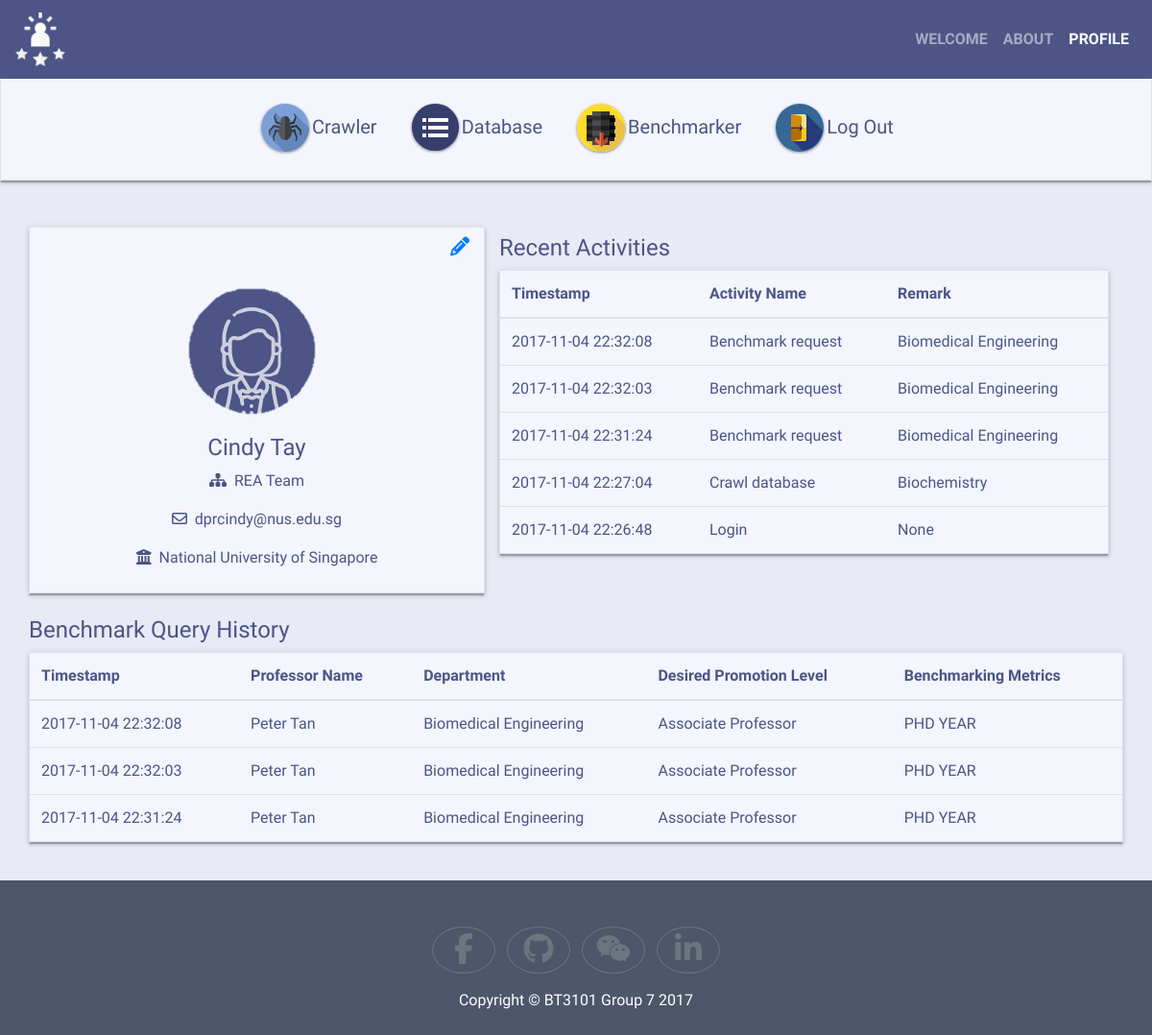
Page /profile/ (signed in) on the earlier database version.
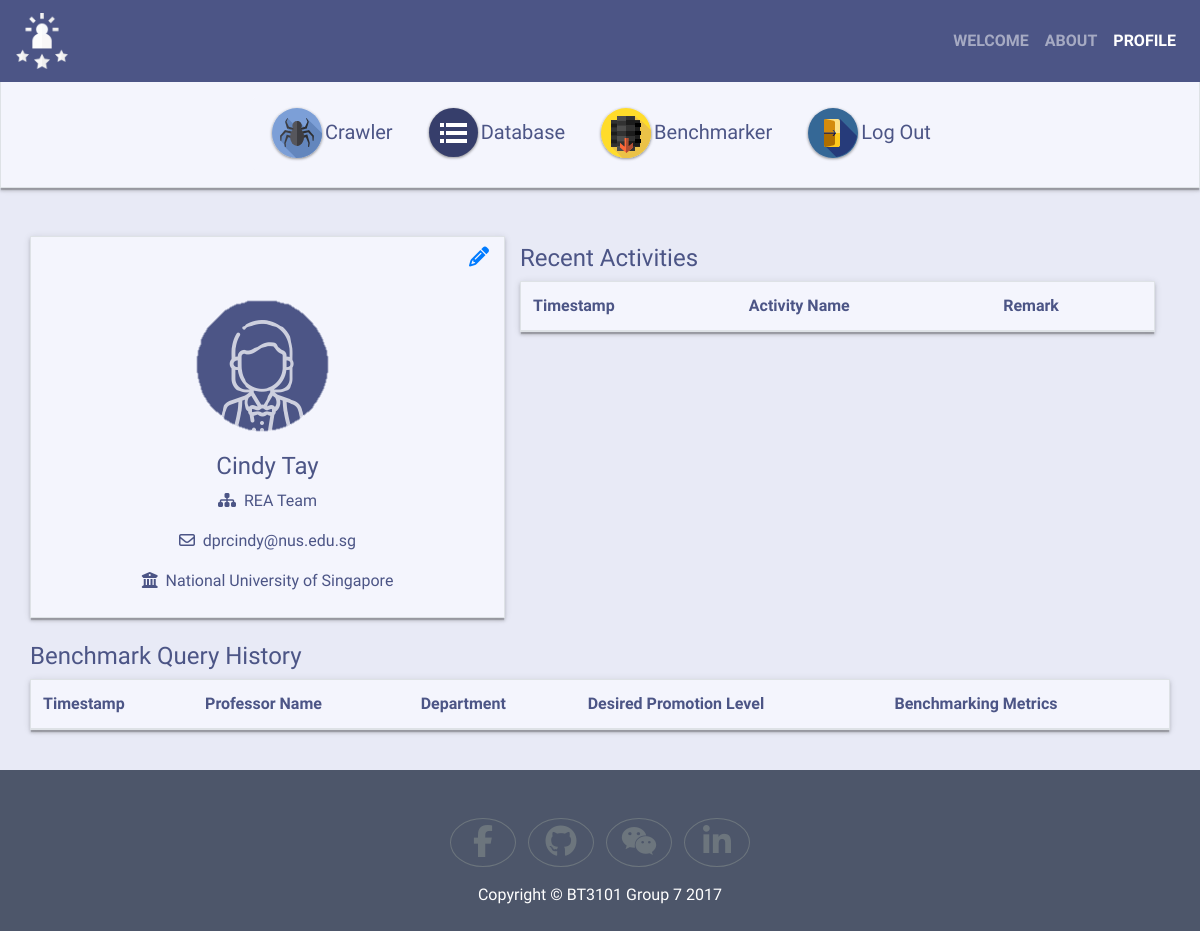
Same page on the later database version.
### tables this page shows
CREATE TABLE users (
  user_id integer primary key autoincrement,
  username text not null,
  password text not null,
  first_name text not null,
  last_name text not null,
  institution text not null,
  team text not null,
  email text not null,
  staff_id text not null
);

CREATE TABLE activities (
  activity_id integer primary key autoincrement,
  activity_timestamp text not null,
  user_id integer not null,
  activity_name text not null,
  remark text not null
);

CREATE TABLE benchmarks (
  benchmark_id integer primary key autoincrement,
  benchmark_timestamp text not null,
  user_id integer not null,
  name text not null,
  department text not null,
  position text not null,
  metrics text not null
);

### application.py (the view)
@app.route("/profile/")
def profile():
    if 'username' in session:
        user_id = session['user_id']
        full_user = query_db('select username, first_name, last_name, institution, team, email, staff_id from users where user_id = ?', (user_id,), one=True)
        activities = query_db('select activity_timestamp, activity_name, remark from activities where user_id = ? order by datetime(activity_timestamp) desc limit 5', (user_id,))
        benchmarks = query_db('select benchmark_timestamp, name, department, position, metrics from benchmarks where user_id = ? order by datetime(benchmark_timestamp) desc limit 5', (user_id,))
        return render_template("profile.html", user=full_user, activities=activities, benchmarks=benchmarks)
    else:
        return redirect(url_for('main'))

### application.py (called while the page is built)
def get_db():
    db = getattr(g, '_database', None)
    if db is None:
        db = g._database = sqlite3.connect(DATABASE)
    return db

def query_db(query, args=(), one=False):
    db = get_db()
    db.row_factory = sqlite3.Row
    cur = db.cursor().execute(query, args)
    rv = cur.fetchall()
    return (rv[0] if rv else None) if one else rv

@app.teardown_appcontext
def close_connection(exception):
    db = getattr(g, '_database', None)
    if db is not None:
        db.close()

### templates/profile.html (shortened to what this page needs)
<!doctype html>
<html lang="en">
  <head>
    <link rel="stylesheet" href="https://maxcdn.bootstrapcdn.com/bootstrap/4.0.0-beta.2/css/bootstrap.min.css">
    <link href="https://opensource.keycdn.com/fontawesome/4.7.0/font-awesome.min.css" rel="stylesheet">
    <link href="../static/css/custom.css" rel="stylesheet">
  </head>
  <body>
    <header class="navbar fixed-top navbar-expand-lg navbar-dark" style="background-color: #4C5586;">
      <a class="navbar-brand" href="#"><img class="img-fluid" src="{{ url_for('static', filename='img/Logo.svg') }}"></a>
      <div class="collapse navbar-collapse" id="navbarNavAltMarkup">
        <ul class="navbar-nav ml-auto">
          <li class="nav-item">
            <a class="nav-link font-weight-bold" href="{{ url_for('main') }}">WELCOME</a>
          </li>
          <li class="nav-item">
            <a class="nav-link font-weight-bold" href="{{ url_for('about') }}">ABOUT</a>
          </li>
          <li class="nav-item active">
            <a class="nav-link font-weight-bold" href="{{ url_for('profile') }}">PROFILE<span class="sr-only">(current)</span></a>
          </li>
        </ul>
      </div>
    </header>
    <div class="container-fluid border text-center mt-5 pt-5 pb-3 shadowed function-button">
      <div class="btn-group btn-group-lg" role="group" aria-label="Function buttons">
        <a class="btn btn-light btn-menu" href="{{ url_for('crawler') }}">
          <img src="{{ url_for('static', filename='img/Crawl.svg') }}">Crawler
        </a>
        <a class="btn btn-light btn-menu" href="{{ url_for('database') }}">
          <img src="{{ url_for('static', filename='img/Menu.svg') }}">Database
        </a>
        <a class="btn btn-light btn-menu" href="{{ url_for('benchmarker') }}">
          <img src="{{ url_for('static', filename='img/Database.svg') }}">Benchmarker
        </a>
        <a class="btn btn-light btn-menu" href="{{ url_for('logout') }}">
          <img src="{{ url_for('static', filename='img/Logout.svg') }}">Log Out
        </a>
      </div>
    </div>
    <div class="container pt-5">
      <div class="row">
        <div class="col-5 border text-center py-2 profile-box shadowed">
          <p class="text-right"><a href="#changePasswordModal" data-toggle="modal"><i class="fa fa-lg fa-pencil"></i></a></p>
          <img class="img-fluid" src="{{ url_for('static', filename='img/Profile Icon.png') }}" alt="User Profile Pic">
          <h4>{{ user['first_name'] }} {{ user['last_name'] }}</h4>
          <p><i class="fa fa-sitemap"></i>&nbsp; {{ user['team'] }}</p>
          <p><i class="fa fa-envelope-o"></i>&nbsp; {{ user['email'] }}</p>
          <p><i class="fa fa-university"></i>&nbsp; {{ user['institution'] }}</p>
        </div>
        <div class="col-7 pt-2">
          <h4>Recent Activities</h4>
          <table class="table border profile-box shadowed">
            <thead>
              <tr>
                <th scope="col">Timestamp</th>
                <th scope="col">Activity Name</th>
                <th scope="col">Remark</th>
              </tr>
            </thead>
            <tbody>
              {% for row in activities %}
                <tr>
                  <td>{{ row['activity_timestamp'] }}</td>
                  <td>{{ row['activity_name'] | capitalize }}</td>
                  <td>{{ row['remark'] }}</td>
                </tr>
              {% endfor %}
            </tbody>
          </table>
        </div>
      </div>
    </div>
    <div class="container py-4">
      <div class="row">
        <h4>Benchmark Query History</h4>
        <table class="table border profile-box shadowed">
          <thead>
            <tr>
              <th scope="col">Timestamp</th>
              <th scope="col">Professor Name</th>
              <th scope="col">Department</th>
              <th scope="col">Desired Promotion Level</th>
              <th scope="col">Benchmarking Metrics</th>
            </tr>
          </thead>
          <tbody>
            {% for row in benchmarks %}
              <tr>
                <td>{{ row['benchmark_timestamp'] }}</td>
                <td>{{ row['name'] }}</td>
                <td>{{ row['department'] }}</td>
                <td>{{ row['position'] }}
                <td>{{ row['metrics'] }}</td>
              </tr>
            {% endfor %}
          </tbody>
        </table>
      </div>
    </div>
    <footer class="footer pt-5 pb-2">
      <div class="container">
        <div class="text-center">
          <ul class="list-inline">
            <li class="list-inline-item">
              <a class="btn btn-outline-secondary rounded-circle" href="#" target="_blank">
                <i class="fa fa-fw fa-2x fa-facebook"></i>
              </a>
            </li>
            <li class="list-inline-item">
              <a class="btn btn-outline-secondary rounded-circle" href="#" target="_blank">
                <i class="fa fa-fw fa-2x fa-github"></i>
              </a>
            </li>
            <li class="list-inline-item">
              <a class="btn btn-outline-secondary rounded-circle" href="#" target="_blank">
                <i class="fa fa-fw fa-2x fa-wechat"></i>
              </a>
            </li>
            <li class="list-inline-item">
              <a class="btn btn-outline-secondary rounded-circle" href="#" target="_blank">
                <i class="fa fa-fw fa-2x fa-linkedin"></i>
              </a>
            </li>
          </ul>
          <p>Copyright &copy; BT3101 Group 7 2017</p>
        </div>
      </div>
    </footer>
  </body>
</html>

### static/css/custom.css (style rules this page uses)
body { font-family: Ubuntu, 'Helvetica Neue', Helvetica, Arial, sans-serif; color: #4C5586; background-color: #E8EAF6; }
.footer { background-color: #4D566A; }
.footer p { color: #fff; }
.shadowed { box-shadow:0 3px 3px 0 rgba(0,0,0,0.14),0 1px 7px 0 rgba(0,0,0,0.12),0 3px 1px -1px rgba(0,0,0,0.2) }
.btn-menu { color: #4C5586; border-color: #F4F5FD; background-color: #F4F5FD; }
.function-button { background-color: #F4F5FD; }
.profile-box { background-color: #F4F5FD; }

Differences in the rows shown:
removed activities: activity_timestamp "2017-11-04 22:32:08", activity_name "Benchmark request", remark "Biomedical Engineering"
removed activities: activity_timestamp "2017-11-04 22:32:03", activity_name "Benchmark request", remark "Biomedical Engineering"
removed activities: activity_timestamp "2017-11-04 22:31:24", activity_name "Benchmark request", remark "Biomedical Engineering"
removed activities: activity_timestamp "2017-11-04 22:27:04", activity_name "Crawl database", remark "Biochemistry"
removed activities: activity_timestamp "2017-11-04 22:26:48", activity_name "Login", remark "None"
removed benchmarks: benchmark_timestamp "2017-11-04 22:32:08", name "Peter Tan", department "Biomedical Engineering", position "Associate Professor", metrics "PHD YEAR"
removed benchmarks: benchmark_timestamp "2017-11-04 22:32:03", name "Peter Tan", department "Biomedical Engineering", position "Associate Professor", metrics "PHD YEAR"
removed benchmarks: benchmark_timestamp "2017-11-04 22:31:24", name "Peter Tan", department "Biomedical Engineering", position "Associate Professor", metrics "PHD YEAR"
